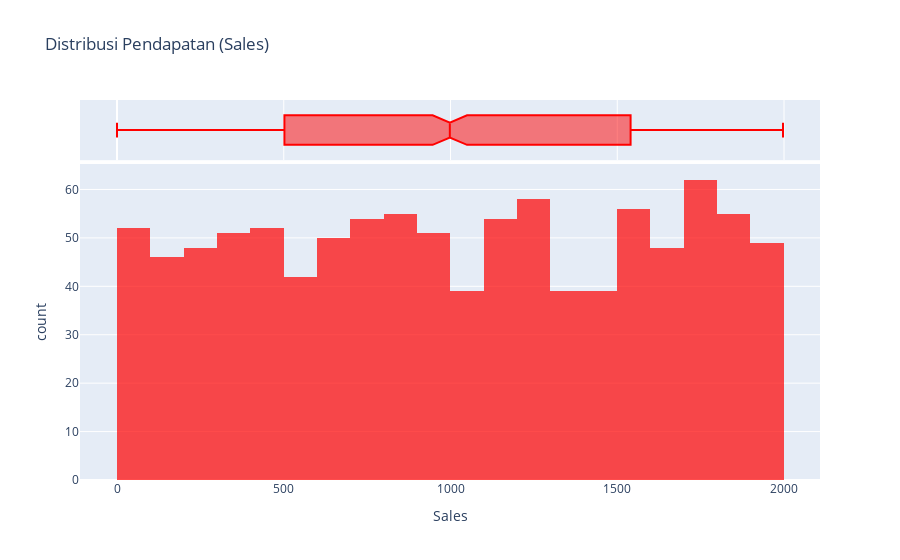

The cell this chart's notebook holds for it:
### Markdown cell above
### 📊 Histogram Pendapatan (Sales)

### Code cell
# Histogram Pendapatan (Sales)
fig_sales = px.histogram(df, x="Sales", nbins=30, title="Distribusi Pendapatan (Sales)", marginal="box", opacity=0.7, color_discrete_sequence=["red"])
fig_sales.show()

### Figure 1 — Plotly figure (JSON) as saved in the notebook; plotly's stock layout.template omitted (floating-point values rounded to 4 significant figures; data arrays with more than 128 entries replaced by an {"elided": "..."} marker saying what was removed)
{"data": [{"bingroup": "x", "hovertemplate": "Sales=%{x}<br>count=%{y}<extra></extra>", "legendgroup": "", "marker": {"color": "red", "opacity": 0.7, "pattern": {"shape": ""}}, "name": "", "nbinsx": 30, "orientation": "v", "showlegend": false, "type": "histogram", "x": {"elided": "1000 int values"}, "xaxis": "x", "yaxis": "y"}, {"hovertemplate": "Sales=%{x}<extra></extra>", "legendgroup": "", "marker": {"color": "red"}, "name": "", "notched": true, "showlegend": false, "type": "box", "x": {"elided": "1000 int values"}, "xaxis": "x2", "yaxis": "y2"}], "layout": {"barmode": "relative", "legend": {"tracegroupgap": 0}, "title": {"text": "Distribusi Pendapatan (Sales)"}, "xaxis": {"anchor": "y", "domain": [0, 1], "title": {"text": "Sales"}}, "xaxis2": {"anchor": "y2", "domain": [0, 1], "matches": "x", "showgrid": true, "showticklabels": false}, "yaxis": {"anchor": "x", "domain": [0, 0.8316], "title": {"text": "count"}}, "yaxis2": {"anchor": "x2", "domain": [0.8416, 1], "matches": "y2", "showgrid": false, "showline": false, "showticklabels": false, "ticks": ""}}}
